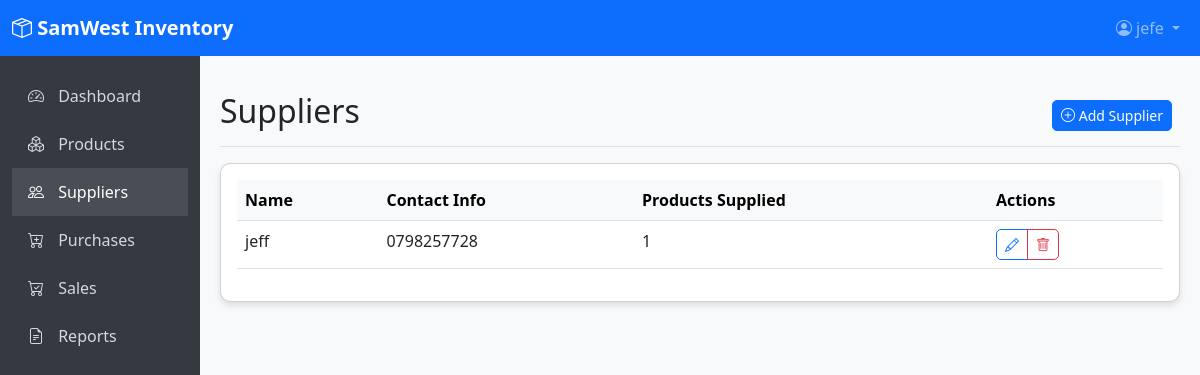
The app's page /suppliers/ (signed in), older data.
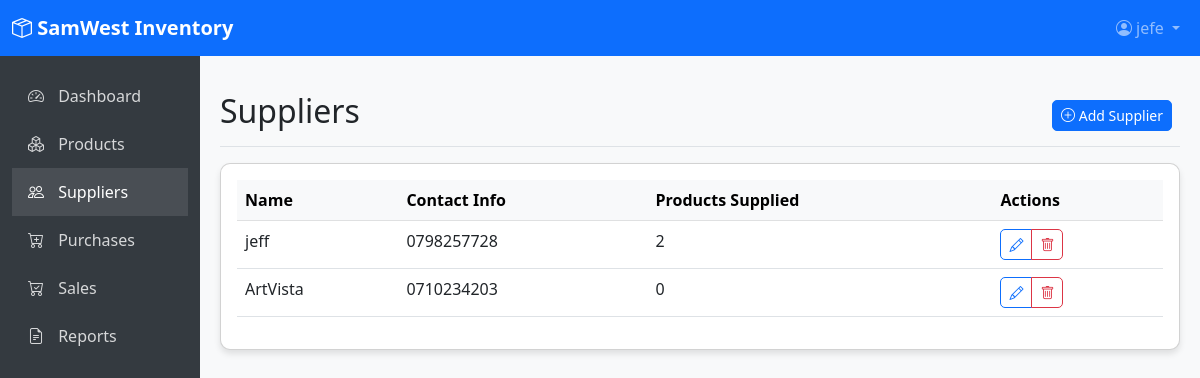
The same page, newer data.
### inventory/models.py (models this page shows, shortened)
class Supplier(models.Model):
    name = models.CharField(max_length=255)
    contact_info = models.TextField()

### inventory/views.py (the view)
# urls.py: path('suppliers/', views.supplier_list, name='supplier_list'),
@login_required
def supplier_list(request):
    suppliers = Supplier.objects.all()
    return render(request, 'supplier_list.html', {'suppliers': suppliers})

### inventory/templates/supplier_list.html
{% extends 'base.html' %}
{% block content %}
<div class="d-flex justify-content-between flex-wrap flex-md-nowrap align-items-center pt-3 pb-2 mb-3 border-bottom">
    <h1 class="h2">Suppliers</h1>
    <div class="btn-toolbar mb-2 mb-md-0">
        <div class="btn-group me-2">
            <a href="{% url 'supplier_add' %}" class="btn btn-sm btn-primary">
                <i class="bi bi-plus-circle"></i> Add Supplier
            </a>
        </div>
    </div>
</div>
<div class="card">
    <div class="card-body">
        <div class="table-responsive">
            <table class="table table-hover">
                <thead class="table-light">
                    <tr>
                        <th>Name</th>
                        <th>Contact Info</th>
                        <th>Products Supplied</th>
                        <th>Actions</th>
                    </tr>
                </thead>
                <tbody>
                    {% for supplier in suppliers %}
                    <tr>
                        <td>{{ supplier.name }}</td>
                        <td>{{ supplier.contact_info|truncatechars:30 }}</td>
                        <td>{{ supplier.product_set.count }}</td>
                        <td>
                            <div class="btn-group btn-group-sm">
                                <a href="{% url 'supplier_edit' supplier.pk %}" class="btn btn-outline-primary">
                                    <i class="bi bi-pencil"></i>
                                </a>
                                <a href="{% url 'supplier_delete' supplier.pk %}" class="btn btn-outline-danger">
                                    <i class="bi bi-trash"></i>
                                </a>
                            </div>
                        </td>
                    </tr>
                    {% empty %}
                    <tr>
                        <td colspan="4" class="text-center">No suppliers found</td>
                    </tr>
                    {% endfor %}
                </tbody>
            </table>
        </div>
    </div>
</div>
{% endblock %}

Row changes from the older to the newer data that the page shows:
computed for Supplier "jeff": product_set.count "1" → "2"
added Supplier: name "ArtVista", contact_info "0710234203", product_set.count "0"
